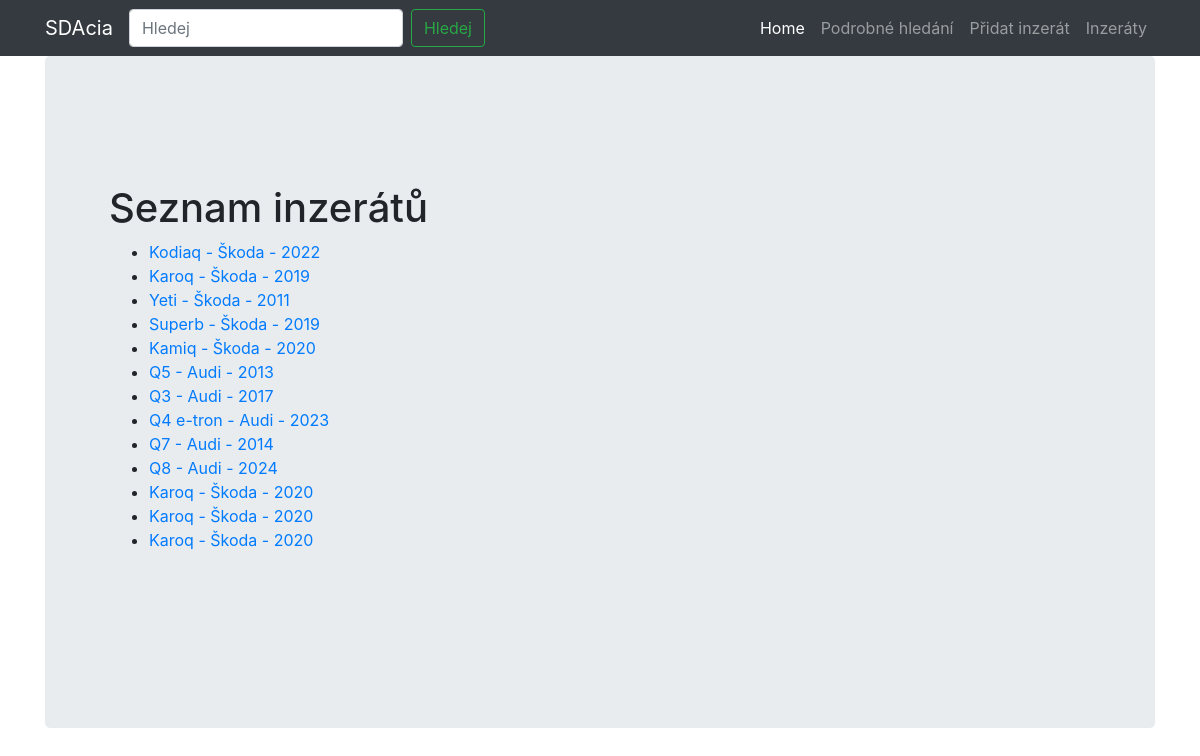
Page /inzeraty/ on the committed database.
### viewer/models.py (models this page shows, shortened)
class Inzeraty(Model):
    popis = CharField(max_length=128)
    znacka = ForeignKey(ZnackyAut, on_delete=DO_NOTHING)
    karoserie = ForeignKey(TypKaroserie, on_delete=DO_NOTHING)
    vykon = CharField(max_length=128)
    rok_vyroby = PositiveIntegerField()
    cena = PositiveIntegerField()
    datum_pridani = DateTimeField(default=datetime.now)
    pocet_zobrazeni = PositiveIntegerField(default=0)
    vytvoreno = DateTimeField(auto_now_add=True)

class ZnackyAut(Model):
    znacka = CharField(max_length=128)
    def __str__(self):
        return self.znacka

### viewer/views.py (the view)
# urls.py: path('inzeraty/', inzeraty_list, name='inzeraty_list'),
def inzeraty_list(request):
    inzeraty = Inzeraty.objects.all()  # Získání všech inzerátů
    return render(request, template_name='inzeraty_list.html', context={'inzeraty': inzeraty})

### viewer/templates/inzeraty_list.html
{% extends 'base.html' %}
{% block content %}
<div class="jumbotron">
    <h1>Seznam inzerátů</h1>
    <ul>
        {% for inzerat in inzeraty %}
            <li>
                <a href="{% url 'inzeraty' pk=inzerat.pk %}">
                    {{ inzerat.popis }} - {{ inzerat.znacka }} - {{ inzerat.rok_vyroby }}
                </a>
            </li>
        {% empty %}
            <li>Zatím žádné inzeráty.</li>
        {% endfor %}
    </ul>
</div>
{% endblock %}

### rows in the picture
Inzeraty: popis "Kodiaq", znacka "Škoda", rok_vyroby "2022"
Inzeraty: popis "Karoq", znacka "Škoda", rok_vyroby "2019"
Inzeraty: popis "Yeti", znacka "Škoda", rok_vyroby "2011"
Inzeraty: popis "Superb", znacka "Škoda", rok_vyroby "2019"
Inzeraty: popis "Kamiq", znacka "Škoda", rok_vyroby "2020"
Inzeraty: popis "Q5", znacka "Audi", rok_vyroby "2013"
Inzeraty: popis "Q3", znacka "Audi", rok_vyroby "2017"
Inzeraty: popis "Q4 e-tron", znacka "Audi", rok_vyroby "2023"
Inzeraty: popis "Q7", znacka "Audi", rok_vyroby "2014"
Inzeraty: popis "Q8", znacka "Audi", rok_vyroby "2024"
Inzeraty: popis "Karoq", znacka "Škoda", rok_vyroby "2020"
Inzeraty: popis "Karoq", znacka "Škoda", rok_vyroby "2020"
Inzeraty: popis "Karoq", znacka "Škoda", rok_vyroby "2020"
